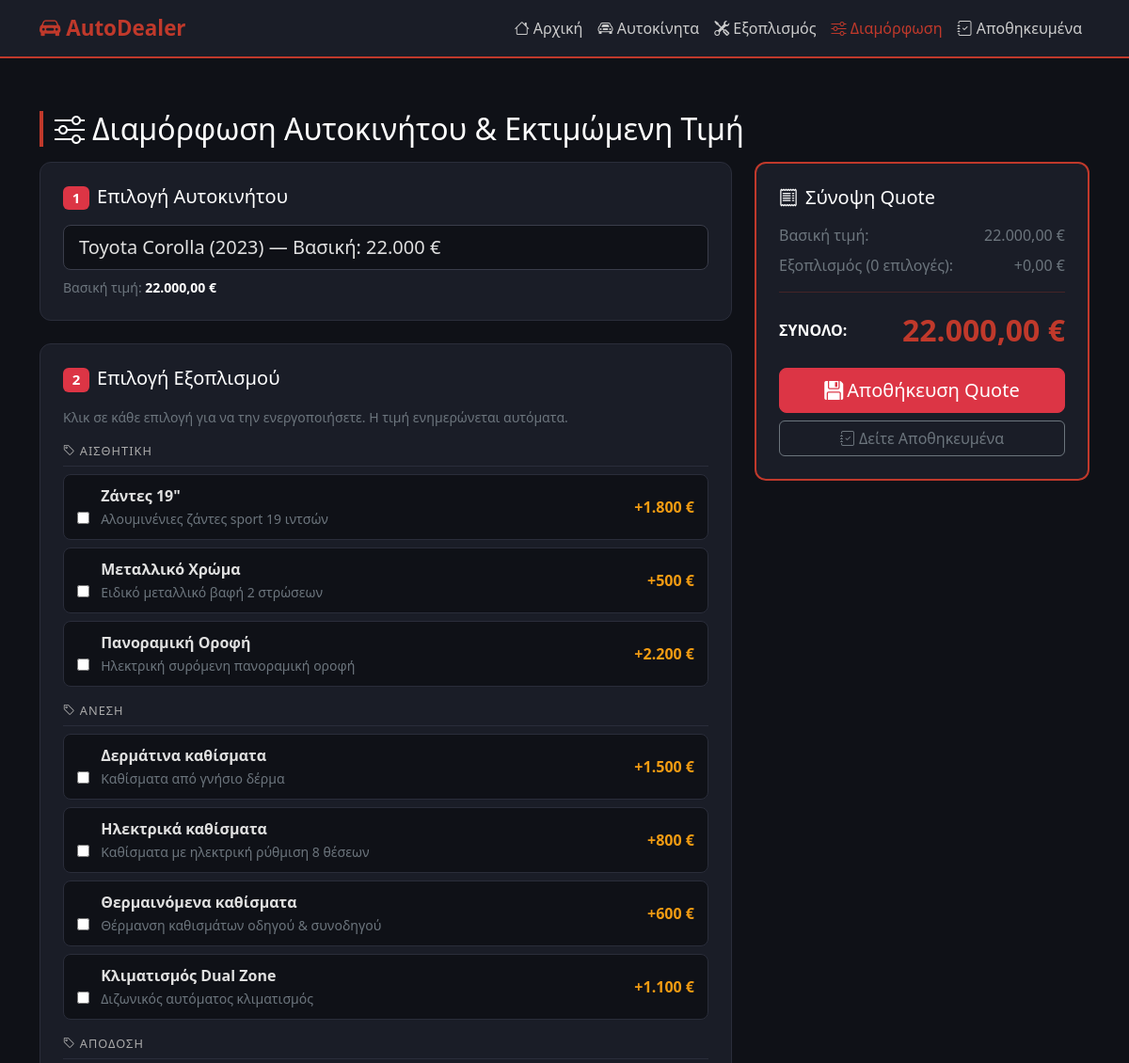
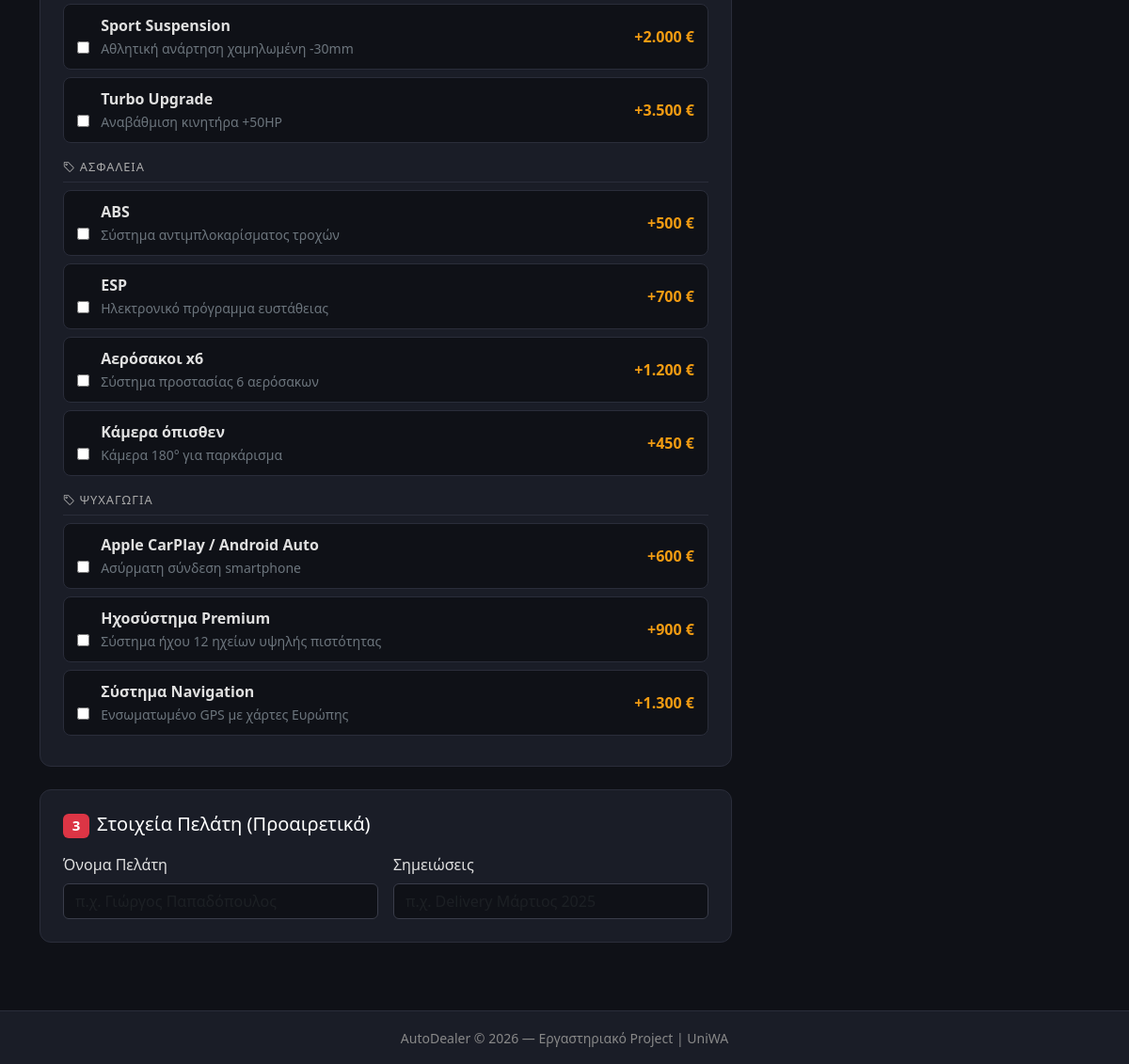
The app's page /configurator.php?car_id=1 with its own data (2 pictures, top to bottom).
### tables this page shows
CREATE TABLE IF NOT EXISTS equipment (
    id          INT AUTO_INCREMENT PRIMARY KEY,
    name        VARCHAR(100)   NOT NULL,
    category_id INT,
    price       DECIMAL(10,2)  NOT NULL,
    description TEXT,
    FOREIGN KEY (category_id) REFERENCES equipment_categories(id) ON DELETE SET NULL
);

### configurator.php (the view, shortened to what this page needs)
<?php
require_once 'db.php';
$presel_car = isset($_GET['car_id']) ? (int)$_GET['car_id'] : 0;
$cars = $conn->query("SELECT * FROM cars ORDER BY brand, model");
$eq_result = $conn->query("
    SELECT e.*, ec.name AS cat_name
    FROM   equipment e
    LEFT JOIN equipment_categories ec ON ec.id = e.category_id
    ORDER  BY ec.name, e.name
");
$equipment_by_cat = [];
while ($eq = $eq_result->fetch_assoc()) {
    $cat = $eq['cat_name'] ?: 'Άλλα';
    $equipment_by_cat[$cat][] = $eq;
}
?>
<!DOCTYPE html>
<html lang="el">
<head>
    <link href="https://cdn.jsdelivr.net/npm/bootstrap@5.3.0/dist/css/bootstrap.min.css" rel="stylesheet">
    <link href="https://cdn.jsdelivr.net/npm/bootstrap-icons@1.11.0/font/bootstrap-icons.css" rel="stylesheet">
</head>
<body>
<nav class="navbar navbar-expand-lg navbar-dark">
  <div class="container">
    <a class="navbar-brand" href="index.php"><i class="bi bi-car-front-fill"></i> AutoDealer</a>
    <div class="collapse navbar-collapse" id="nav">
      <ul class="navbar-nav ms-auto">
        <li class="nav-item"><a class="nav-link" href="index.php"><i class="bi bi-house"></i> Αρχική</a></li>
        <li class="nav-item"><a class="nav-link" href="cars.php"><i class="bi bi-car-front"></i> Αυτοκίνητα</a></li>
        <li class="nav-item"><a class="nav-link" href="equipment.php"><i class="bi bi-tools"></i> Εξοπλισμός</a></li>
        <li class="nav-item"><a class="nav-link active" href="configurator.php"><i class="bi bi-sliders"></i> Διαμόρφωση</a></li>
        <li class="nav-item"><a class="nav-link" href="configurations.php"><i class="bi bi-journal-check"></i> Αποθηκευμένα</a></li>
      </ul>
    </div>
  </div>
</nav>
<div class="container py-4">
  <h2 class="section-title"><i class="bi bi-sliders me-2"></i>Διαμόρφωση Αυτοκινήτου & Εκτιμώμενη Τιμή</h2>
  <form method="POST" id="configForm">
    <div class="row g-4">
      <div class="col-lg-8">
        <div class="card-section p-4 mb-4">
          <h5 class="text-white mb-3"><span class="badge bg-danger me-2">1</span>Επιλογή Αυτοκινήτου</h5>
          <select class="form-select form-select-lg" name="car_id" id="car_select" required>
            <?php
            $cars->data_seek(0);
            while ($car = $cars->fetch_assoc()):
                $sel = ($presel_car === (int)$car['id']) ? 'selected' : '';
            ?>
              <option value="<?= $car['id'] ?>"
                      data-price="<?= $car['base_price'] ?>"
                      <?= $sel ?>>
                <?= htmlspecialchars($car['brand'].' '.$car['model'].' ('.$car['year'].')') ?>
                — Βασική: <?= number_format($car['base_price'],0,',','.') ?> €
              </option>
            <?php endwhile; ?>
          </select>
          <div class="mt-2 text-secondary small">
            Βασική τιμή: <span id="base_price_display" class="text-white fw-bold">—</span>
          </div>
        </div>
        <div class="card-section p-4 mb-4">
          <h5 class="text-white mb-3"><span class="badge bg-danger me-2">2</span>Επιλογή Εξοπλισμού</h5>
          <p class="text-secondary small mb-3">Κλικ σε κάθε επιλογή για να την ενεργοποιήσετε. Η τιμή ενημερώνεται αυτόματα.</p>
          <?php foreach ($equipment_by_cat as $cat_name => $items): ?>
            <div class="cat-header"><i class="bi bi-tag me-1"></i><?= htmlspecialchars($cat_name) ?></div>
            <?php foreach ($items as $eq): ?>
              <div class="eq-item" id="item_<?= $eq['id'] ?>" onclick="toggleEq(<?= $eq['id'] ?>, <?= $eq['price'] ?>)">
                <div class="d-flex justify-content-between align-items-center">
                  <div>
                    <input type="checkbox" name="equipment[]" value="<?= $eq['id'] ?>"
                           id="eq_<?= $eq['id'] ?>" class="eq-check me-2"
                           style="accent-color:#c0392b;" onclick="event.stopPropagation()">
                    <label for="eq_<?= $eq['id'] ?>" class="mb-0" style="cursor:pointer;">
                      <strong><?= htmlspecialchars($eq['name']) ?></strong>
                      <?php if ($eq['description']): ?>
                        <br><small class="text-secondary"><?= htmlspecialchars($eq['description']) ?></small>
                      <?php endif; ?>
                    </label>
                  </div>
                  <span class="eq-price ms-3 text-nowrap">+<?= number_format($eq['price'],0,',','.') ?> €</span>
                </div>
              </div>
            <?php endforeach; ?>
          <?php endforeach; ?>
        </div>
        <div class="card-section p-4">
          <h5 class="text-white mb-3"><span class="badge bg-danger me-2">3</span>Στοιχεία Πελάτη (Προαιρετικά)</h5>
          <div class="row g-3">
            <div class="col-md-6">
              <label class="form-label">Όνομα Πελάτη</label>
              <input type="text" class="form-control" name="customer_name" placeholder="π.χ. Γιώργος Παπαδόπουλος">
            </div>
            <div class="col-md-6">
              <label class="form-label">Σημειώσεις</label>
              <input type="text" class="form-control" name="notes" placeholder="π.χ. Delivery Μάρτιος 2025">
            </div>
          </div>
        </div>
      </div>
      <div class="col-lg-4">
        <div class="price-box p-4">
          <h5 class="text-white mb-3"><i class="bi bi-receipt me-2"></i>Σύνοψη Quote</h5>
          <div class="mb-2 d-flex justify-content-between text-secondary">
            <span>Βασική τιμή:</span>
            <span id="s_base">—</span>
          </div>
          <div class="mb-2 d-flex justify-content-between text-secondary">
            <span>Εξοπλισμός (<span id="s_count">0</span> επιλογές):</span>
            <span id="s_eq">+0 €</span>
          </div>
          <hr style="border-color:#c0392b;">
          <div class="d-flex justify-content-between align-items-center mb-3">
            <span class="text-white fw-bold">ΣΥΝΟΛΟ:</span>
            <span class="price-total" id="s_total">—</span>
          </div>
          <button type="submit" class="btn btn-danger w-100 btn-lg">
            <i class="bi bi-floppy-fill me-1"></i>Αποθήκευση Quote
          </button>
          <a href="configurations.php" class="btn btn-outline-secondary w-100 mt-2">
            <i class="bi bi-journal-check me-1"></i>Δείτε Αποθηκευμένα
          </a>
        </div>
      </div>
    </div>
  </form>
</div>
<footer class="py-3 mt-5 text-center">
  <small>AutoDealer &copy; <?= date('Y') ?> — Εργαστηριακό Project | UniWA</small>
</footer>
</body>
</html>

### configurator.php (style rules this page uses)
body { background:#0f1117; color:#e0e0e0; font-family:'Segoe UI',sans-serif; }
.navbar { background:#1a1d27 !important; border-bottom:2px solid #c0392b; }
.navbar-brand { color:#c0392b !important; font-weight:700; font-size:1.4rem; }
.nav-link { color:#ccc !important; }
.nav-link:hover, .nav-link.active { color:#c0392b !important; }
.card-section { background:#1a1d27; border:1px solid #2a2d3a; border-radius:12px; }
.form-control, .form-select { background:#0f1117; border:1px solid #3a3d4a; color:#e0e0e0; }
.section-title { color:#fff; border-left:4px solid #c0392b; padding-left:12px; margin:2rem 0 1rem; }
.price-box { background:#1a1d27; border:2px solid #c0392b; border-radius:12px; position:sticky; top:80px; }
.price-total { font-size:2rem; font-weight:700; color:#c0392b; }
.eq-item { background:#0f1117; border:1px solid #2a2d3a; border-radius:8px; padding:10px 14px; margin-bottom:8px; cursor:pointer; transition:border-color .2s, background .2s; }
.eq-price { color:#f39c12; font-weight:600; }
.cat-header { color:#aaa; font-size:.8rem; text-transform:uppercase; letter-spacing:1px; border-bottom:1px solid #2a2d3a; padding-bottom:6px; margin:16px 0 8px; }
footer { background:#1a1d27; border-top:1px solid #2a2d3a; color:#888; }

### records on screen
equipment: name "Ζάντες 19\"", description "Αλουμινένιες ζάντες sport 19 ιντσών", price "1.800"
equipment: name "Μεταλλικό Χρώμα", description "Ειδικό μεταλλικό βαφή 2 στρώσεων", price "500"
equipment: name "Πανοραμική Οροφή", description "Ηλεκτρική συρόμενη πανοραμική οροφή", price "2.200"
equipment: name "Δερμάτινα καθίσματα", description "Καθίσματα από γνήσιο δέρμα", price "1.500"
equipment: name "Ηλεκτρικά καθίσματα", description "Καθίσματα με ηλεκτρική ρύθμιση 8 θέσεων", price "800"
equipment: name "Θερμαινόμενα καθίσματα", description "Θέρμανση καθισμάτων οδηγού & συνοδηγού", price "600"
equipment: name "Κλιματισμός Dual Zone", description "Διζωνικός αυτόματος κλιματισμός", price "1.100"
equipment: name "Sport Suspension", description "Αθλητική ανάρτηση χαμηλωμένη -30mm", price "2.000"
equipment: name "Turbo Upgrade", description "Αναβάθμιση κινητήρα +50HP", price "3.500"
equipment: name "ABS", description "Σύστημα αντιμπλοκαρίσματος τροχών", price "500"
equipment: name "ESP", description "Ηλεκτρονικό πρόγραμμα ευστάθειας", price "700"
equipment: name "Αερόσακοι x6", description "Σύστημα προστασίας 6 αερόσακων", price "1.200"
equipment: name "Κάμερα όπισθεν", description "Κάμερα 180° για παρκάρισμα", price "450"
equipment: name "Apple CarPlay / Android Auto", description "Ασύρματη σύνδεση smartphone", price "600"
equipment: name "Ηχοσύστημα Premium", description "Σύστημα ήχου 12 ηχείων υψηλής πιστότητας", price "900"
equipment: name "Σύστημα Navigation", description "Ενσωματωμένο GPS με χάρτες Ευρώπης", price "1.300"

### other values on screen
$cat_name "ΑΙΣΘΗΤΙΚΉ"
$cat_name "ΆΝΕΣΗ"
$cat_name "ΑΠΌΔΟΣΗ"
$cat_name "ΑΣΦΆΛΕΙΑ"
$cat_name "ΨΥΧΑΓΩΓΊΑ"
form field car_id "Toyota Corolla (2023) — Βασική: 22.000 €"
